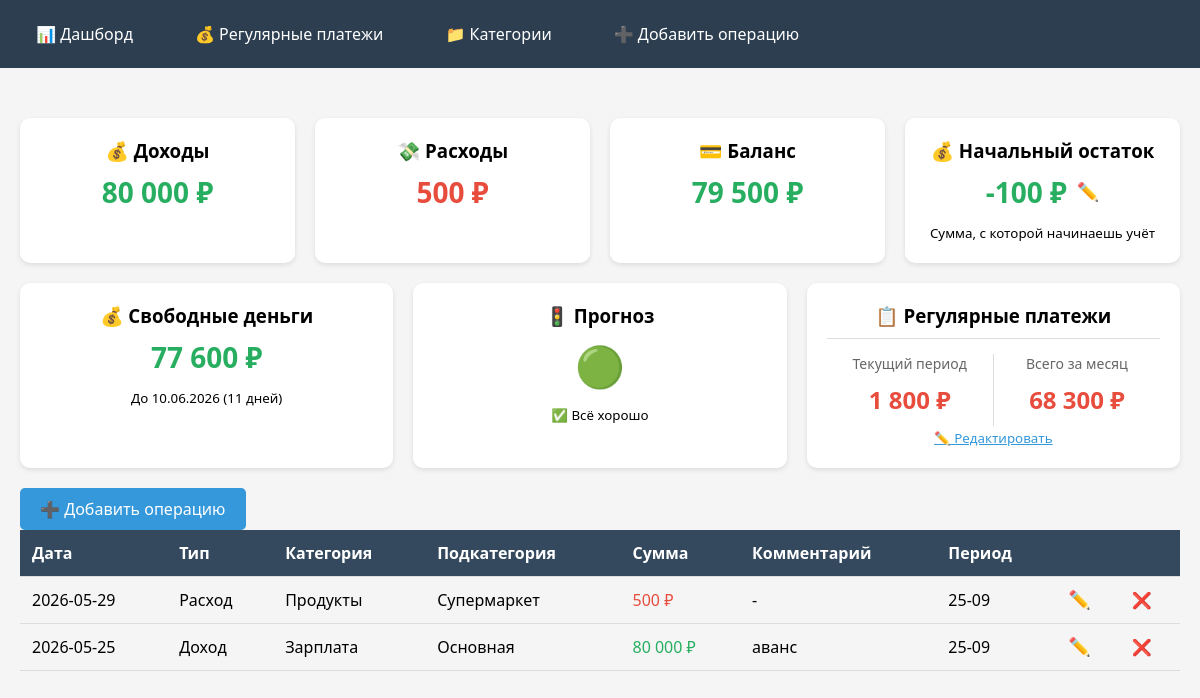
Before: / with the older database file.
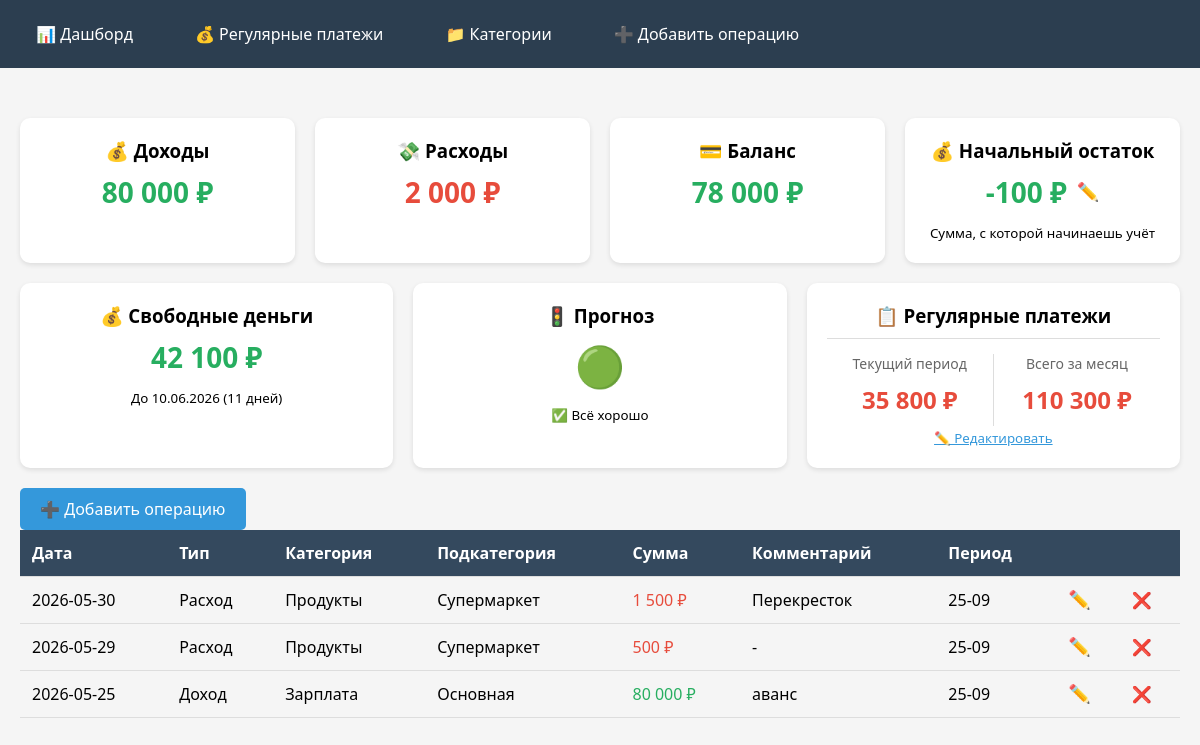
After: the same page with the newer database file.
### tables this page shows
CREATE TABLE operations (
                id INTEGER PRIMARY KEY AUTOINCREMENT,
                date TEXT NOT NULL,
                type TEXT NOT NULL,
                category TEXT NOT NULL,
                subcategory TEXT,
                amount REAL NOT NULL,
                comment TEXT,
                period TEXT
            );

### routes/main.py (the view)
    @app.route('/')
    def index():
        today = date.today()
        current_money = get_current_money()
        with get_db() as conn:
            operations = conn.execute('SELECT * FROM operations ORDER BY date DESC LIMIT 30').fetchall()
            total_income = \
            conn.execute('SELECT COALESCE(SUM(amount), 0) FROM operations WHERE type="Доход"').fetchone()[0]
            total_expense = \
            conn.execute('SELECT COALESCE(SUM(amount), 0) FROM operations WHERE type="Расход"').fetchone()[0]
            balance = total_income - total_expense
        if 10 <= today.day <= 24:
            period_start, period_end = 10, 24
        else:
            period_start, period_end = 25, 9
        regular_this_period = get_regular_payments_for_period(today, period_start, period_end)
        regular_total = get_regular_total_for_month()
        free_money = current_money + total_income - total_expense - regular_this_period
        if free_money < 0:
            traffic_light = "red"
            traffic_text = "⚠️ КАССОВЫЙ РАЗРЫВ!"
        elif free_money < 5000:
            traffic_light = "yellow"
            traffic_text = "⚠️ Осторожно: остаток меньше 5000 ₽"
        else:
            traffic_light = "green"
            traffic_text = "✅ Всё хорошо"
        next_income = get_next_income_date(today)
        days_to_income = (next_income - today).days
        return render_template('index.html',
                               operations=operations,
                               total_income=total_income,
                               total_expense=total_expense,
                               balance=balance,
                               free_money=free_money,
                               days_to_income=days_to_income,
                               next_income=next_income,
                               traffic_light=traffic_light,
                               traffic_text=traffic_text,
                               regular_total=regular_total,
                               regular_this_period=regular_this_period,
                               current_money=current_money)

### database.py (called while the page is built)
def get_db():
    conn = sqlite3.connect('finance.db')
    conn.row_factory = sqlite3.Row
    return conn

def get_current_money():
    with get_db() as conn:
        result = conn.execute('SELECT value FROM settings WHERE key = "current_money"').fetchone()
        return float(result['value']) if result else 45000

### utils.py (called while the page is built)
def get_next_income_date(today):
    if today.day < SALARY_DAY:
        return date(today.year, today.month, SALARY_DAY)
    elif today.day < ADVANCE_DAY:
        return date(today.year, today.month, ADVANCE_DAY)
    else:
        next_month = today.month + 1
        year = today.year
        if next_month > 12:
            next_month = 1
            year += 1
        return date(year, next_month, SALARY_DAY)

def get_regular_total_for_month():
    from database import get_db
    with get_db() as conn:
        result = conn.execute('SELECT SUM(amount) FROM regular_payments').fetchone()[0]
        return result or 0

### templates/index.html (shortened to what this page needs)
{% extends "base.html" %}
{% block content %}
<div class="stats-grid">
    <div class="stat-card">
        <h3>💰 Доходы</h3>
        <div class="stat-value income">{{ "{:,.0f}".format(total_income).replace(",", " ") }} ₽</div>
    </div>
    <div class="stat-card">
        <h3>💸 Расходы</h3>
        <div class="stat-value expense">{{ "{:,.0f}".format(total_expense).replace(",", " ") }} ₽</div>
    </div>
    <div class="stat-card">
        <h3>💳 Баланс</h3>
        <div class="stat-value {{ 'income' if balance >= 0 else 'expense' }}">{{ "{:,.0f}".format(balance).replace(",", " ") }} ₽</div>
    </div>
    <div class="stat-card">
        <h3>💰 Начальный остаток</h3>
        <div class="stat-value income" style="display: flex; align-items: center; justify-content: center; gap: 10px;">
            {{ "{:,.0f}".format(current_money).replace(",", " ") }} ₽
            <button onclick="showMoneyModal()" class="edit-btn">✏️</button>
        </div>
        <small>Сумма, с которой начинаешь учёт</small>
    </div>
</div>
<div class="stats-grid">
    <div class="stat-card">
        <h3>💰 Свободные деньги</h3>
        <div class="stat-value {{ 'income' if free_money >= 0 else 'expense' }}">{{ "{:,.0f}".format(free_money).replace(",", " ") }} ₽</div>
        <small>До {{ next_income.strftime('%d.%m.%Y') }} ({{ days_to_income }} дней)</small>
    </div>
    <div class="stat-card">
        <h3>🚦 Прогноз</h3>
        <div class="stat-value">
            <span class="{{ traffic_light }}">{{ "🟢" if traffic_light == 'green' else "🟡" if traffic_light == 'yellow' else "🔴" }}</span>
        </div>
        <small>{{ traffic_text }}</small>
    </div>
    <div class="stat-card">
        <h3>📋 Регулярные платежи</h3>
        <div style="display: flex; justify-content: space-between; align-items: center; border-top: 1px solid #ddd; padding-top: 15px; margin-top: 10px;">
            <div style="flex: 1; text-align: center; border-right: 1px solid #ddd;">
                <div style="font-size: 14px; color: #666;">Текущий период</div>
                <div class="stat-value expense" style="font-size: 24px;">{{ "{:,.0f}".format(regular_this_period).replace(",", " ") }} ₽</div>
            </div>
            <div style="flex: 1; text-align: center;">
                <div style="font-size: 14px; color: #666;">Всего за месяц</div>
                <div class="stat-value expense" style="font-size: 24px;">{{ "{:,.0f}".format(regular_total).replace(",", " ") }} ₽</div>
            </div>
        </div>
        <small><a href="{{ url_for('regular') }}" style="color: #3498db;">✏️ Редактировать</a></small>
    </div>
</div>
<a href="{{ url_for('add') }}" class="btn">➕ Добавить операцию</a>
<table>
    <thead>
        <tr><th>Дата</th><th>Тип</th><th>Категория</th><th>Подкатегория</th><th>Сумма</th><th>Комментарий</th><th>Период</th><th></th><th></th></tr>
    </thead>
    <tbody>
        {% for op in operations %}
        <tr>
            <td>{{ op.date }}</td>
            <td>{{ op.type }}</td>
            <td>{{ op.category }}</td>
            <td>{{ op.subcategory or '-' }}</td>
            <td class="{{ 'income' if op.type == 'Доход' else 'expense' }}">{{ "{:,.0f}".format(op.amount).replace(",", " ") }} ₽</td>
            <td>{{ op.comment or '-' }}</td>
            <td>{{ op.period }}</td>
            <td><button class="edit-btn" data-id="{{ op.id }}">✏️</button></td>
            <td><a href="{{ url_for('delete', id=op.id) }}" class="delete" onclick="return confirm('Удалить?')">❌</a></td>
        </tr>
        {% else %}
        <tr><td colspan="9" style="text-align: center;">Нет операций. Добавьте первую!</td></tr>
        {% endfor %}
    </tbody>
</table>
{% endblock %}

Changed rows visible on the page:
added operations: date "2026-05-30", type "Расход", category "Продукты", subcategory "Супермаркет", amount "1 500", comment "Перекресток", period "25-09"
Other visible differences:
{{ "{:,.0f}".format(total_expense).replace(",", " ") }}: "500" → "2 000"
{{ "{:,.0f}".format(balance).replace(",", " ") }}: "79 500" → "78 000"
{{ "{:,.0f}".format(free_money).replace(",", " ") }}: "77 600" → "42 100"
{{ "{:,.0f}".format(regular_this_period).replace(",", " ") }}: "1 800" → "35 800"
{{ "{:,.0f}".format(regular_total).replace(",", " ") }}: "68 300" → "110 300"
